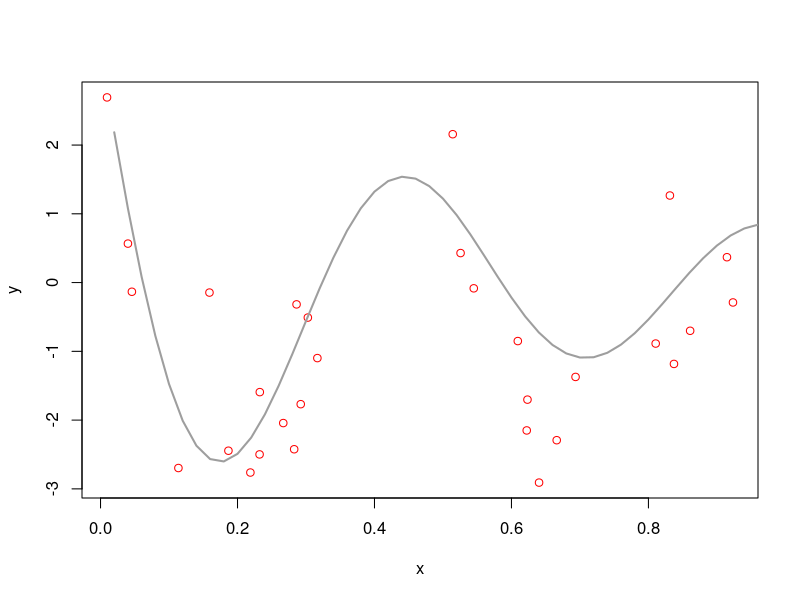
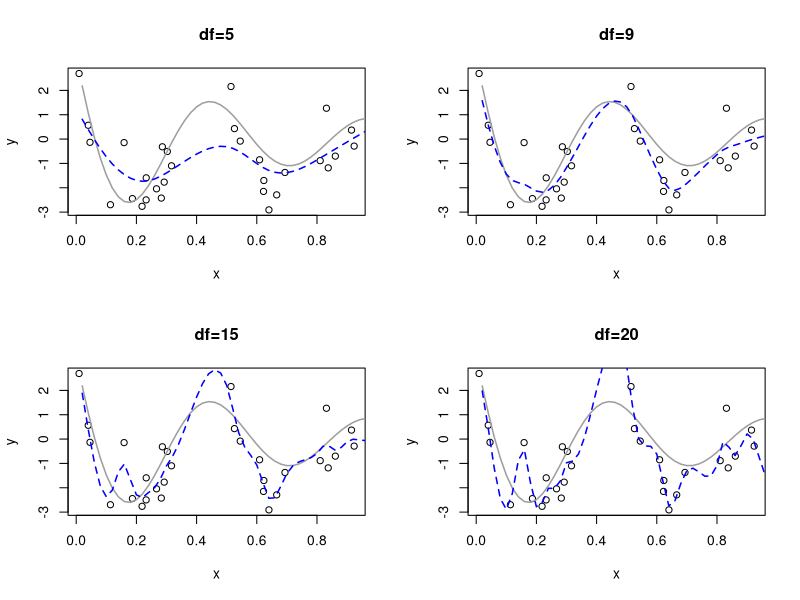
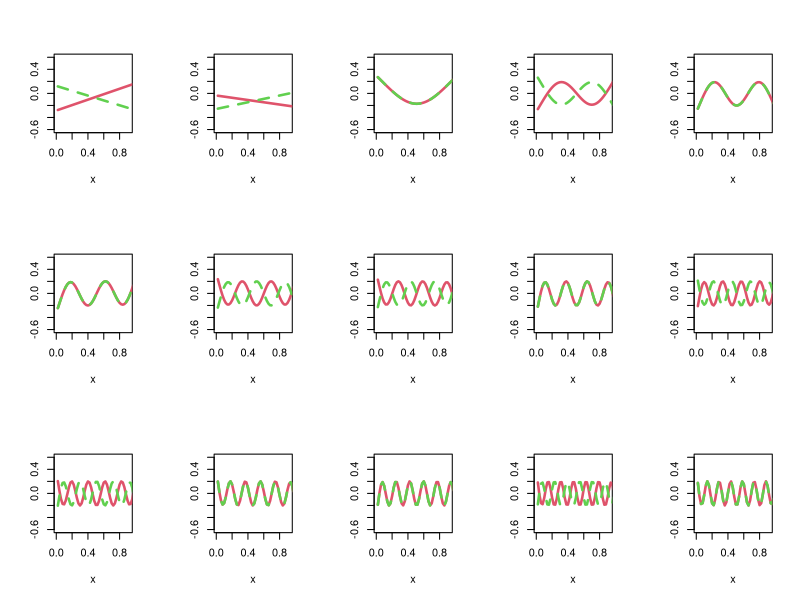
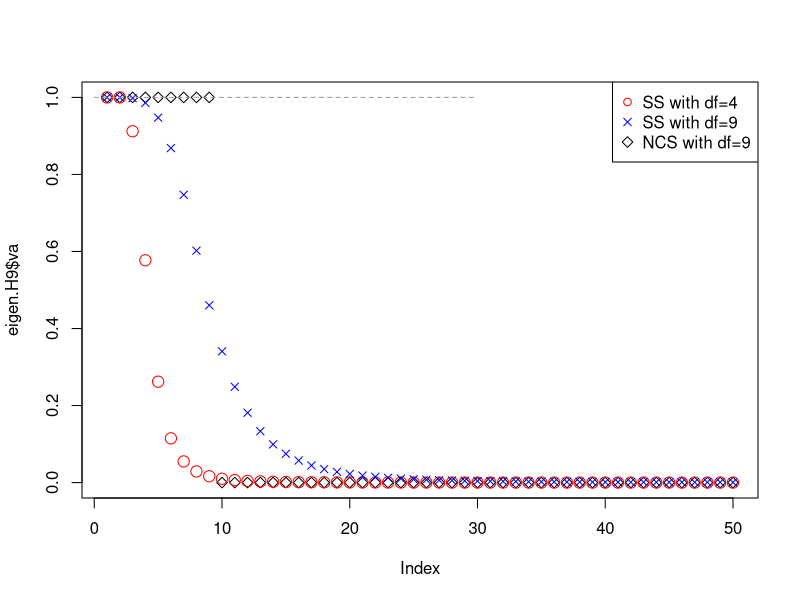
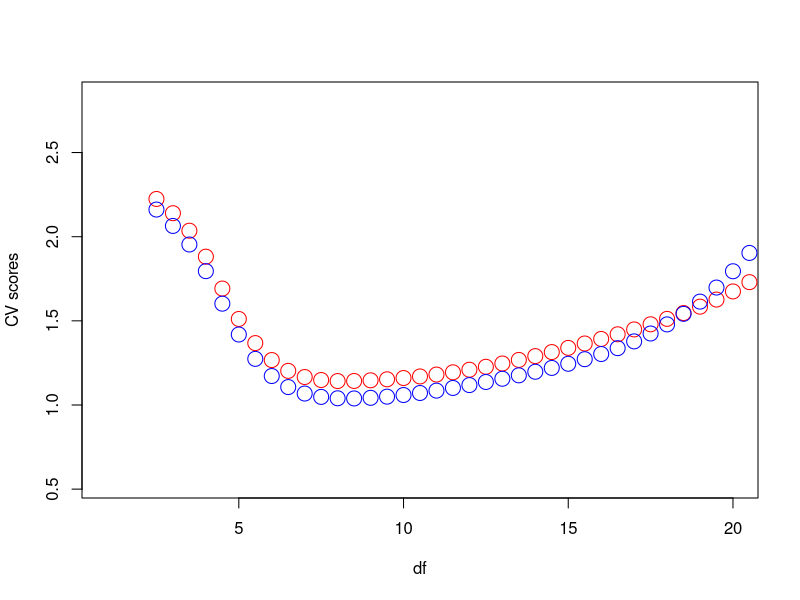
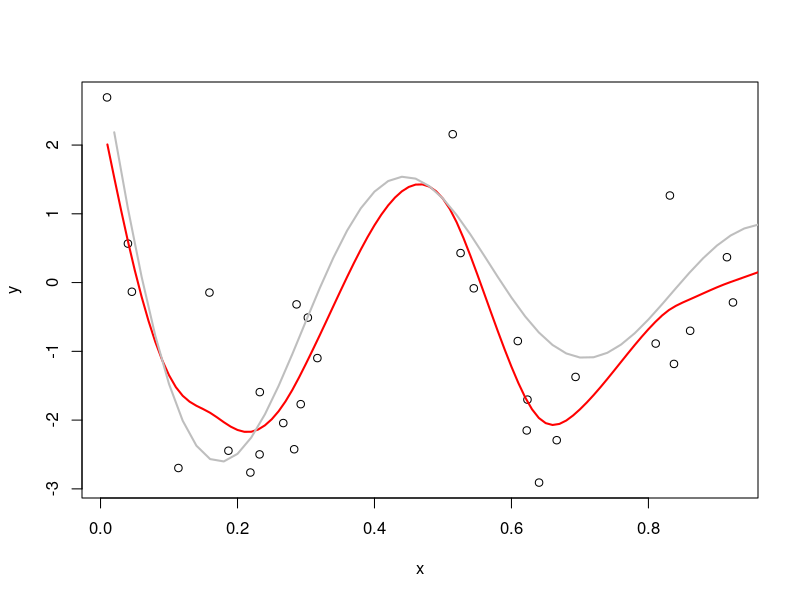

R code for these plots, in order:
## ---- chunk 1
knitr::opts_chunk$set(echo = TRUE)
## ---- chunk 2
library(splines)
help(smooth.spline)
options(digits = 4)
## ---- chunk 3
par(mfrow=c(1,1)); 
set.seed(1234)
n = 30 
err = 1
x = sort(runif(n))
y = sin(12*(x+0.2))/(x+0.2) + rnorm(n, 0, err);
plot(x, y, col="red");

fx = 1:50/50;
fy = sin(12*(fx+0.2))/(fx+0.2)
lines(fx, fy, col=8, lwd=2);
## ---- chunk 4
par(mfrow=c(2,2));      # 2x2 (totally 4) subplots
plot(x,y, xlab='x', ylab='y');
lines(fx, fy, col=8, lwd=1.5);
lines(predict(smooth.spline(x, y, df=5),fx),  lty=2, col='blue', lwd=1.5);
title('df=5');

plot(x,y,xlab='x', ylab='y');
lines(fx, fy, col=8, lwd=1.5);
lines(predict(smooth.spline(x, y, df=9),fx),  lty=2, col='blue', lwd=1.5);
title('df=9');

plot(x,y,xlab='x', ylab='y');
lines(fx, fy, col=8, lwd=1.5);
lines(predict(smooth.spline(x, y, df=15),fx),  lty=2, col='blue', lwd=1.5);
title('df=15');

plot(x,y,xlab='x', ylab='y');
lines(fx, fy, col=8, lwd=1.5);
lines(predict(smooth.spline(x, y, df=20),fx),  lty=2, col='blue', lwd=1.5);
title('df=20')
## ---- chunk 5
smooth.matrix = function(x, df){
# return the smoother matrix with knots x and degree of freedom = df
# this function is for x having unique values
 n = length(x);
 A = matrix(0, n, n);
 for(i in 1:n){
       y = rep(0, n); y[i]=1;
       # first y is (1,0,0...)
       # So y_hat will be the first column the S matrix
       # and so on.
       yi = smooth.spline(x, y, df=df)$y;
       # A is the S matrix
       A[,i]= yi;
 }
 # this makes A symetric
 return((A+t(A))/2)
 }
fx = 1:50/50

# Extract 2 Smoothing matrices.
# larger lambda value for S4
S4 = smooth.matrix(fx, df=4);
S9 = smooth.matrix(fx, df=9);
# designed matrix F for natural cubic spline
# 50 knots - 2 boundary knots
tmp = ns(fx, df=9, intercept=TRUE)
# Projection matrix as in regression models, but using a design matrix
# produced by nat cubic spline (ns)
# F*inverse(Ft*F)*Ft
H9 = tmp%*%solve(t(tmp)%*%tmp)%*%t(tmp);
## ---- chunk 6
# Eigen decompositions
eigen.S4 = eigen(S4);

eigen.S9 = eigen(S9);
eigen.H9 = eigen(H9);

# extract eigen vector
# for S matrices the eigen vectors are the same
# regardless of the lambda used.
v4 = eigen.S4$ve;
v9=  eigen.S9$ve;

par(mfrow=c(3,5));
for(i in 1:15) {
  plot(c(min(x), max(x)),c(min(v4, v9), max(v4, v9)), xlab="x", ylab="", 
type="n");
  lines(fx, v4[,i], col=2,lty=1, lwd=2.5);
  lines(fx, v9[,i], col=3, lty=2, lwd=2.5);}
## ---- chunk 7
par(mfrow=c(1,1));
plot(eigen.H9$va, pch=5, col="black", cex=1);
points(eigen.S4$va, , col="red", xlab='', ylab='eigen values',
     cex=1.5);
points(eigen.S9$va, pch=4, col="blue", cex=1);
lines(c(0,n), c(1, 1), col=8, lty=2, lwd=1);
legend("topright", pch=c(1,4,5), col=c("red", "blue", "black"),
       legend=c("SS with df=4", "SS with df=9", "NCS with df=9"))
## ---- chunk 8
sum(diag(S4))
sum(diag(S9))
sum(diag(H9))
## ---- chunk 9
fit = smooth.spline(x, y, df=9);
fit$df
## ---- chunk 10
sum(fit$lev)
## ---- chunk 11
fit$lev  # leveage = diagnal entries of the smoother matrix
## ---- chunk 12
diag(smooth.matrix(x, df =9))
## ---- chunk 13
fit$cv.crit  # default: GCV
## ---- chunk 14
sum((y-fit$y)^2)/(1-fit$df/n)^2/n
## ---- chunk 15
fit=smooth.spline(x, y, df=9, cv=T) # set 'cv=T' to return CV 
fit$cv.crit
## ---- chunk 16
sum(((y-fit$y)/(1-fit$lev))^2)/n
## ---- chunk 17
df = 2+(1:40)/2
m = length(df)
mycv = rep(0,m)
mygcv = rep(0,m)
for (i in 1:m){
    fit = smooth.spline(x, y, df=df[i]);
    mygcv[i] = fit$cv.crit
    fit = smooth.spline(x, y, df=df[i], cv=T);
    mycv[i] = fit$cv.crit
    }

plot(c(1,20), range(mycv, mygcv)+c(-0.5,0.5), xlab='df', 
     ylab='CV scores', type='n')
points(df, mycv, col="red", cex=2);
points(df, mygcv, col="blue", cex=2);
## ---- chunk 18
optdf = df[mygcv==min(mygcv)]
optdf
## ---- chunk 19
fitopt = smooth.spline(x, y, df=optdf);
plot(x, y, xlab="x", ylab="y")
lines(predict(fitopt, (1:100)/100),col="red", lwd=2)
lines(fx, fy, col="gray", lwd=2)
